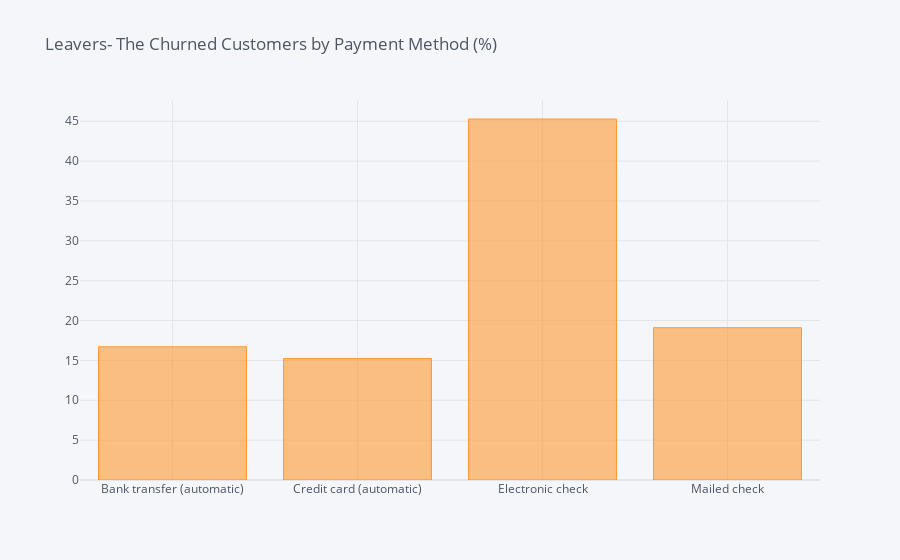

Source (notebook cell):
### Code cell
df_PaymentMethod = pd.DataFrame(columns=["PaymentMethods", "% of Leavers"])
i=0
for payment in list(telco['PaymentMethod'].unique()):
    ratio = telco[(telco['PaymentMethod']==payment)&(telco['Churn']=="Yes")].shape[0] / telco[telco['PaymentMethod']==payment].shape[0]
    df_PaymentMethod.loc[i] = (payment, ratio*100)
    i += 1
    #print("In {}, the ratio of leavers is {:.2f}%".format(field, ratio*100))    
df_PM1 = df_PaymentMethod.groupby(by="PaymentMethods").sum()
df_PM1.iplot(kind='bar',title='Leavers- The Churned Customers by Payment Method (%)')

### Figure 1 — Plotly figure (JSON) as saved in the notebook; plotly's stock layout.template omitted (floating-point values rounded to 4 significant figures)
{"data": [{"marker": {"color": "rgba(255, 153, 51, 0.6)", "line": {"color": "rgba(255, 153, 51, 1.0)", "width": 1}}, "name": "% of Leavers", "orientation": "v", "text": "", "type": "bar", "x": ["Bank transfer (automatic)", "Credit card (automatic)", "Electronic check", "Mailed check"], "y": [16.71, 15.24, 45.29, 19.11]}], "layout": {"legend": {"bgcolor": "#F5F6F9", "font": {"color": "#4D5663"}}, "paper_bgcolor": "#F5F6F9", "plot_bgcolor": "#F5F6F9", "title": {"font": {"color": "#4D5663"}, "text": "Leavers- The Churned Customers by Payment Method (%)"}, "xaxis": {"gridcolor": "#E1E5ED", "showgrid": true, "tickfont": {"color": "#4D5663"}, "title": {"font": {"color": "#4D5663"}, "text": ""}, "zerolinecolor": "#E1E5ED"}, "yaxis": {"gridcolor": "#E1E5ED", "showgrid": true, "tickfont": {"color": "#4D5663"}, "title": {"font": {"color": "#4D5663"}, "text": ""}, "zerolinecolor": "#E1E5ED"}}}
